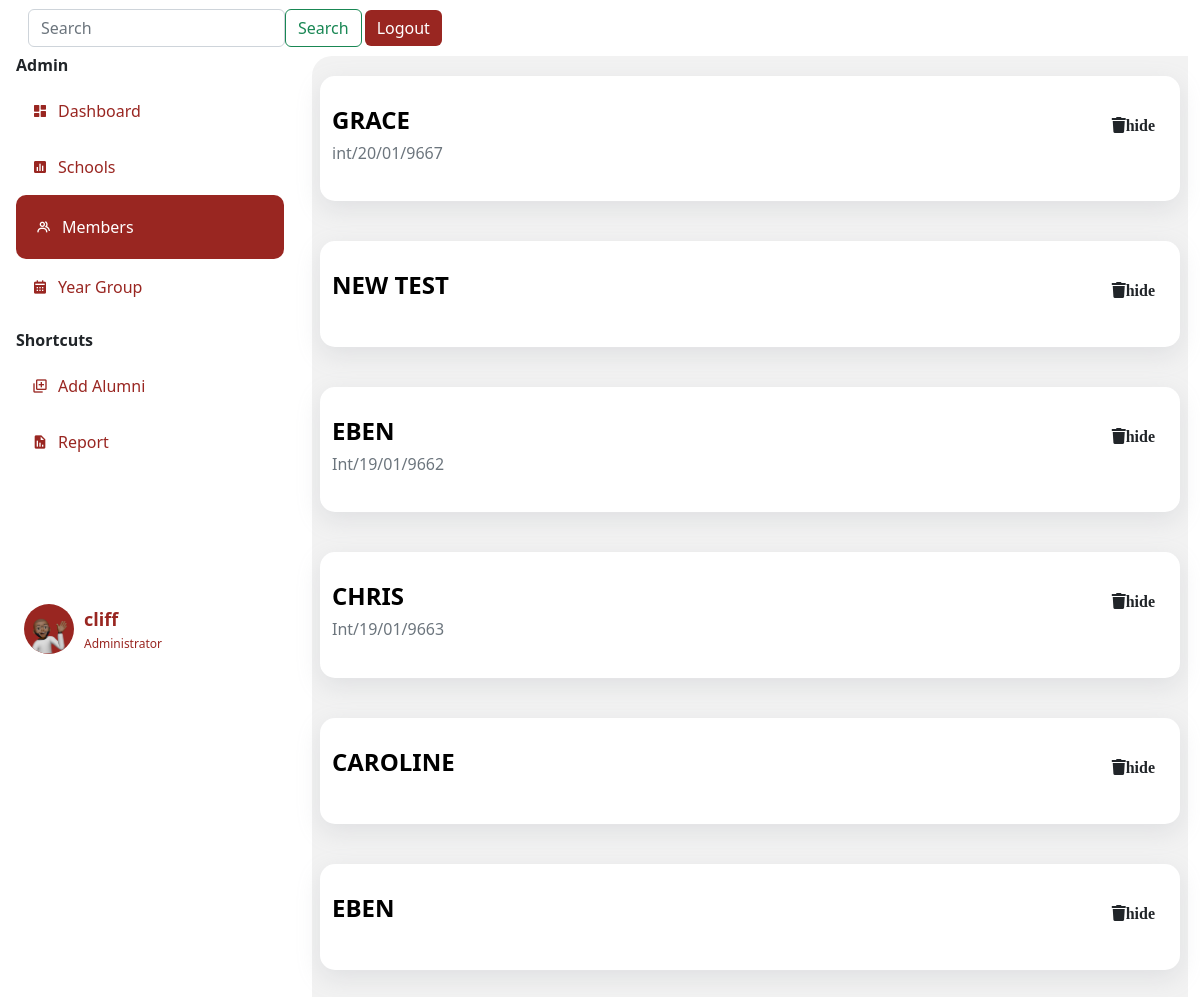
The app's page /list (signed in) with its own data.
### app.py (models this page shows)
class Person(db.Model, UserMixin):
    id= db.Column(db.Integer, primary_key=True)
    name= db.Column(db.String(200), nullable=True)
    yearCompleted= db.Column(db.String(200), nullable=True)
    nationality= db.Column(db.String(200), nullable=True)
    contact= db.Column(db.Integer(), nullable=True)
    email= db.Column(db.String(200), nullable=True)
    faculty= db.Column(db.String(200), nullable=True)
    hallofresidence= db.Column(db.String(200), nullable=True)
    password= db.Column(db.String(20))
    email= db.Column(db.String(20), nullable=True)
    phone= db.Column(db.String(10), nullable=True )
    def __repr__(self):
        return f"Person('{self.id}', {self.name}', {self.yearCompleted})"

class User(db.Model,UserMixin):
    id= db.Column(db.Integer, primary_key=True)
    fullname= db.Column(db.String()  )
    indexnumber= db.Column(db.Integer())
    gender= db.Column(db.String()    )
    school= db.Column(db.String()    )
    department= db.Column(db.String()    )
    program= db.Column(db.String()   )
    completed= db.Column(db.Integer()     )
    admitted= db.Column(db.Integer()  )
    email= db.Column(db.String()     )
    telephone= db.Column(db.Integer()     )
    hall= db.Column(db.String()  )
    nationality= db.Column(db.String()   )
    address= db.Column(db.String()   )
    work= db.Column(db.String()  )
    guardian= db.Column(db.String()  )
    kin= db.Column(db.String()   )
    relationship= db.Column(db.String()  )
    marital= db.Column(db.String()   )
    health= db.Column(db.String()    )
    extra= db.Column(db.String()     )
    image_file = db.Column(db.String(20))

### app.py (the view)
@app.route('/list', methods=['GET', 'POST'])
@login_required
def lists():
    print("Fetching all")
    users=User.query.order_by(User.id.desc()).all()
    print(users)
    print(current_user)
    return render_template("list.html", users=users, current_user=current_user, title="list")

### forms.py
class Search(FlaskForm):
    searched = StringField('Searched', validators=[DataRequired()])
    submit = SubmitField('Search')

### app.py (called while the page is built)
@login_manager.user_loader
def load_user(user_id):
    return Person.query.get(int(user_id))

@app.context_processor
def base():
    form=Search()
    return dict(form=form)

### templates/list.html
{% extends 'layout.html' %}
{% block body %}
<div class="row">
    {%for user in users%}
      <div class="department-item" data-aos="fade-down-left" >
        <div  style="text-decoration: none; color: #992621; display:flex; justify-content:space-between">
        <a href="{{url_for("list", userid=user.id)}}" style="text-decoration:none;">
          <h4 class="names"><b> {{user.fullname}}</h4></b>
            <a href="/delete/{{user.id}}"class="btn">
              <i class="fas fa-trash" aria-hidden="true">hide</i></a>
        </div>
            <h6 class="text-muted">{{user.indexnumber}}</h6>
          </div>
    {% endfor %}
  </div>
    </div>
{% endblock body %}

### templates/layout.html (shortened to what this page needs)
<!doctype html>
<html lang="en">
  <head>
    <link rel="stylesheet" href="https://cdnjs.cloudflare.com/ajax/libs/font-awesome/5.15.3/css/all.min.css" />
    <link rel="stylesheet" type="text/css" href="{{ url_for('static', filename='css/newstyle.css')}}">
    <link href="https://unpkg.com/aos@2.3.1/dist/aos.css" rel="stylesheet">
    <link href='https://unpkg.com/boxicons@2.1.2/css/boxicons.min.css' rel='stylesheet'>
    <link href="https://cdn.jsdelivr.net/npm/bootstrap@5.2.1/dist/css/bootstrap.min.css" rel="stylesheet">
  </head>
  <body>
      <nav class="navbar navbar-expand-lg sticky-top" style="background: #fff; ">
        <div class="container-fluid">
          <div class="collapse navbar-collapse me-2" id="navbarSupportedContent" style="width: 100%;">
            <form class="d-flex " role="search" method='POST' action='{{url_for('search')}}' >
              <input class="form-control " type="search" name='searched' placeholder="Search" aria-label="Search">
              <button class="btn btn-outline-success" type="submit">Search</button>
                </form>
            <button class="btn" style="color: #fff; background: #992621; border: none; margin-left: 3px;" type="logout">
              <a href="{{url_for('logout')}}" style="text-decoration: none; color: #fff;">Logout</a>
            </button>
          </div>
        </div>
      </nav>
      <div class="container-fluid" >
        <div class="row" >
            <div class="col-3 px-1 position-fixed" id="sticky-sidebar">
              <div class="container" >
                  <div class="side-menu">
                    <h6 class="divider"><b>Admin </b></h6>
                    {% if title == 'dashboard' %}
                    <div class="side-nav-button-active">
                      <i class='bx bxs-dashboard icon'></i>
                      <a href="/dashboard" class="side-nav-button-text">Dashboard</a>
                    </div>
                    {% else %}
                    <div class="side-nav-button">
                      <i class='bx bxs-dashboard icon'></i>
                      <a href="/dashboard" class="side-nav-button-text">Dashboard</a>
                    </div>
                    {% endif %}
                    {% if title == "newschools" %}
                    <div class="side-nav-button-active">
                      <i class='bx bxs-bar-chart-square icon'></i>
                      <a href="/newschools" class="side-nav-button-text">Schools</a>
                    </div>
                    {% else %}
                    <div class="side-nav-button">
                      <i class='bx bxs-bar-chart-square icon'></i>
                      <a href="/newschools" class="side-nav-button-text">Schools</a>
                    </div>
                    {% endif %}
                    {% if title == "list" %}
                    <div class="side-nav-button-active">
                      <i class='bx bx-group icon' ></i>
                      <a href="/list" class="side-nav-button-text">Members</a>
                    </div>
                    {% else %}
                    <div class="side-nav-button">
                      <i class='bx bx-group icon' ></i>
                      <a href="/list" class="side-nav-button-text">Members</a>
                    </div>
                    {% endif %}
                    {% if title == "year" %}
                    <div class="side-nav-button-active">
                      <i class='bx bxs-calendar icon' ></i>
                      <a href="/year" class="side-nav-button-text">Year Group</a>
                    </div>
                    {% else %}
                    <div class="side-nav-button">
                      <i class='bx bxs-calendar icon' ></i>
                      <a href="/year" class="side-nav-button-text">Year Group</a>
                    </div>
                    {% endif %}
                  </div>
                  <div class="side-menu">
                    <h6 class="divider" style="margin-top: 2vh;"><b>Shortcuts</b> </h6>
                    {% if title == "addalumni" %}
                      <div class="side-nav-button-active">
                        <i class='bx bx-add-to-queue icon' ></i>
                        <a href="/addalumni" class="side-nav-button-text">Add Alumni</a>
                      </div>
                      {% else %}
                      <div class="side-nav-button">
                        <i class='bx bx-add-to-queue icon' ></i>
                        <a href="/addalumni" class="side-nav-button-text">Add Alumni</a>
                      </div>
                    {% endif %}
                    {% if title == "newreport" %}
                    <div class="side-nav-button-active">
                      <i class='bx bxs-report icon' ></i>
                      <a href="/newreport" class="side-nav-button-text">Report</a>
                    </div>
                    {% else %}
                    <div class="side-nav-button">
                      <i class='bx bxs-report icon' ></i>
                      <a href="/newreport" class="side-nav-button-text">Report</a>
                    </div>
                    {% endif %}
                  </div>
                  <div class="profile-details" style=" bottom: 0; padding-top: 50%;">
                    <div class="elipse" style="background: #992621; border-radius: 50%;">
                      <img src="static/img/memoji.png" alt="" width="100%" >
                    </div>
                    <div class="profile-info" style="padding-left: 10px;">
                      <div class="profile-name"><b>{{current_user.name}}</b> </div>
                      <div class="title">Administrator</div>
                    </div>
                  </div>
        </div>
            </div>
            <div class="col offset-3" id="main">
              <div class="container" style="background-color: #f2f2f2; padding: 20px; border-radius: 20px 0 0 0;">
              {% block body %}
              {% endblock%}
              </div>
            </div>
        </div>
</body>
</html>

### static/css/newstyle.css (style rules this page uses)
body { background: #f2f2f2; }
.side-nav-button { padding: 16px; background-color: #fff; border-radius: 10px; color: #992621; display: flex; align-items: center; }
h4 { color: black; }
.side-nav-button-text { margin: 0; padding-left: 10px; }
.side-nav-button-active { padding: 20px; background-color: #992621; border-radius: 10px; color: #fff; display: flex; align-items: center; }
.side-nav-button a { text-decoration: none; color: #992621; }
.side-nav-button-active a { text-decoration: none; color: #fff; }
.department-item { background-color: #fff; padding: 30px; border-radius: 15px; color: #fff; margin: 0; box-shadow: rgba(149, 157, 165, 0.2) 0px 8px 24px; margin-bottom: 5vh; justify-content: space-between; }
.profile-details { border-radius: 10px; padding: 8px; display: flex; align-items: center; }
.elipse img { width: 50px; height: 50px; border-radius: 50%; }
.profile-name { color: #992621; font-size: 18px; font-weight: 500; margin-bottom: 2px; }
.title { font-size: 12px; color: #992621; font-weight: 400; }
.names { text-transform: uppercase; color: black; }

### records on screen
Person: name "cliff"
User: fullname "GRACE", indexnumber "int/20/01/9667"
User: fullname "NEW TEST"
User: fullname "EBEN", indexnumber "Int/19/01/9662"
User: fullname "CHRIS", indexnumber "Int/19/01/9663"
User: fullname "CAROLINE"
User: fullname "EBEN"
